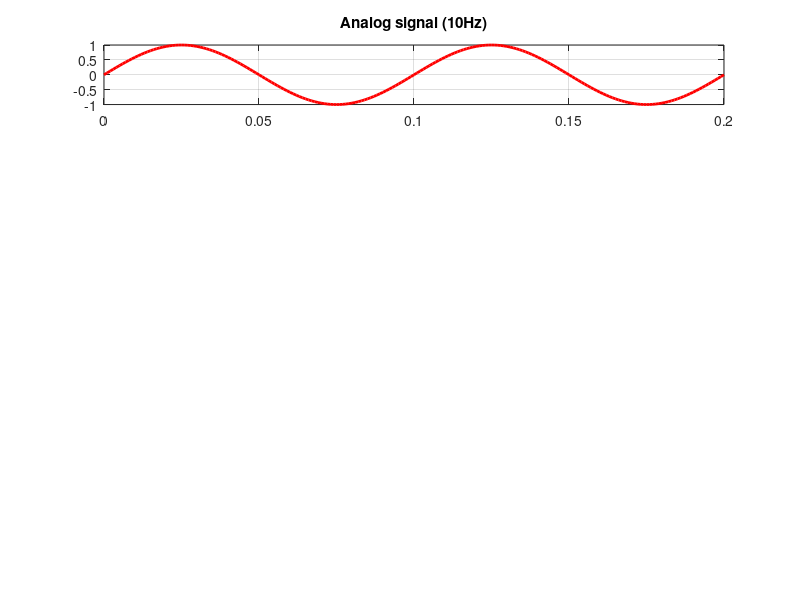

Source code (MATLAB): (Note: this script raises an error after producing the figure.)
clc
clear all;
close all;

%% Analog Signal Generation

t=0:0.001:0.2;
f=10;
A=1;
x=A*sin(2*pi*f*t);
figure(1)

subplot(511)
plot(t,x,'r','Linewidth',2);
title('Analog signal (10Hz)')
grid on

%% Sampling Signal with 20Hz Sampling frequency

fs20=2*f;            % Sampling frequency fs=20Hz
ts20=0:1/fs20:0.2;
xs20=A*sin(2*pi*f*ts20);

figure(2)
%figure(1)
subplot();
stem(ts20,xs20,'Linewidth',2);
title('Sampling signal (20Hz)')
hold on
plot(t,x,'r--','Linewidth',0.5);
grid on

%% Interpolation
% figure (3)
% ti20=0:1/200:0.2;    % Interpolate values for every 1/200 second
% xi20=interp1(ts20,xs20,ti20,'spline')
% stem(ts20,xs20);
% hold on
% plot(ti20,xi20);
% title('Sampling signal (20Hz) | Interpolate by 0.005 s')
% grid on

%% Interpolation 1/20
figure (3)
ti20=0:1/20:0.2;    % Interpolate values for every 1/20 second
xi20=interp1(ts20,xs20,ti20,'spline')
stem(ts20,xs20);
hold on
subplot(512)
plot(ti20,xi20);
title('Sampling signal (20Hz) | Interpolate by 1/20 s')
grid on

%% Sampling Signal with 50Hz Sampling frequency

fs50=5*f;            % Sampling frequency fs=50Hz
ts50=0:1/fs50:0.2;
xs50=A*sin(2*pi*f*ts50);
ti50=0:1/fs50:0.2; % Interpolate at the sampling frequency
xi50=interp1(ts50,xs50,ti50,'spline')
figure(1)
plot(513);
stem(ts50,xs50);
hold on
plot(ti50,xi50);
title('Sampling signal (50Hz)')
grid on

%% Sampling Signal with 100Hz Sampling frequency

fs100=10*f;            % Sampling frequency fs=100Hz
ts100=0:1/fs100:0.2;
xs100=A*sin(2*pi*f*ts100);
ti100=0:1/500:0.2;
xi100=interp1(ts100,xs100,ti100,'spline')
figure(1)
plot(514);
stem(ts100,xs100);
hold on
plot(ti100,xi100);
title('Sampling signal (100Hz)')
grid on

%% Sampling Signal with 10Hz Sampling frequency

fs10=f;            % Sampling frequency fs=10Hz
ts10=0:1/fs10:0.2;
xs10=A*sin(2*pi*f*ts10);
ti10=0:1/fs10:0.2;
xi10=interp1(ts10,xs10,ti10,'spline')
figure(1)
subplot(515);
stem(ts10,xs10);
hold on
plot(ti10,xi10);
title('Sampling signal (10Hz)')
grid on

%% Comparison with Original Signal

figure(3)

subplot(221);
stem(ts20,xs20);
hold on
plot(ts20,xi20,'Linewidth',2);
hold on
plot(t,x,'r--','Linewidth',0.5)
title('Sampling signal (20Hz)')
grid on

subplot(222);
stem(ts50,xs50);
hold on
plot(ts50,xi50,'Linewidth',2);
hold on
plot(t,x,'r--','Linewidth',0.5)
title('Sampling signal (50Hz)')
grid on

subplot(223);
stem(ts100,xs100);
hold on
plot(ts100,xi100,'Linewidth',2);
hold on
plot(t,x,'r--','Linewidth',0.5)
title('Sampling signal (100Hz)')
grid on

subplot(224);
stem(ts10,xs10);
hold on
plot(ts10,xi10,'Linewidth',2);
hold on
plot(t,x,'r--','Linewidth',0.5)
title('Sampling signal (10Hz)')
grid on

%% Sampling Frequency Verification

f1=10;
f2=50;
f3=100;
t=0:0.001:0.2
y = sin(2*pi*f1*t) + sin(2*pi*f2*t) + sin(2*pi*f3*t);
figure(4)
subplot(311)
plot(t,y)
title('Given Signal')
grid on


fsD=2*f3;            % Sampling frequency fs=200Hz
tsD=0:1/fsD:0.2;
ysD = sin(2*pi*f1*tsD) + sin(2*pi*f2*tsD) + sin(2*pi*f3*tsD);
tiD=0:1/fsD:0.2;
yiD=interp1(tsD,ysD,tiD,'spline')
figure(4)
subplot(312);
stem(tsD,ysD);
title('Sampling signal (200Hz)')
grid on
subplot(313)
stem(tsD,ysD);
hold on
plot(tiD,yiD);
title('Interpolated signal (200Hz)')
grid on
ylim([-3 3])

%% Test Case with 50Hz

f1=10;
f2=50;
f3=100;
t=0:0.001:0.2
y = sin(2*pi*f1*t) + sin(2*pi*f2*t) + sin(2*pi*f3*t);
figure(4)
subplot(311)
plot(t,y)
title('Given Signal')
grid on


fsD=50;            % Sampling frequency fs=50Hz
tsD=0:1/fsD:0.2;
ysD = sin(2*pi*f1*tsD) + sin(2*pi*f2*tsD) + sin(2*pi*f3*tsD);
tiD=0:1/fsD:0.2;
yiD=interp1(tsD,ysD,tiD,'spline')
figure(4)
subplot(312);
stem(tsD,ysD);
title('Sampling signal (50Hz)')
grid on
subplot(313)
stem(tsD,ysD);
hold on
plot(tiD,yiD);
title('Interpolated signal (50Hz)')
grid on
xlim([0 0.1])

%% Test Case with 1000Hz

f1=10;
f2=50;
f3=100;
t=0:0.001:0.2
y = sin(2*pi*f1*t) + sin(2*pi*f2*t) + sin(2*pi*f3*t);
figure(4)
subplot(211)
plot(t,y)


fsD=1000;            % Sampling frequency fs=1000Hz
tsD=0:1/fsD:0.2;
ysD = sin(2*pi*f1*tsD) + sin(2*pi*f2*tsD) + sin(2*pi*f3*tsD);
tiD = 0:1/10000:0.2
yiD=interp1(tsD,ysD,tiD,'spline')
figure(4)
subplot(212);
stem(tsD,ysD);
hold on
plot(tiD,yiD);
title('Sampling signal (100Hz)')
grid on

%% Test Case with 50Hz

f1=10;
f2=50;
f3=100;
t=0:0.001:0.2
y = sin(2*pi*f1*t) + sin(2*pi*f2*t) + sin(2*pi*f3*t);
figure(4)
subplot(311)
plot(t,y)
title('Given Signal')
grid on


fsD=1000;            % Sampling frequency fs=1KHz
tsD=0:1/fsD:0.2;
ysD = sin(2*pi*f1*tsD) + sin(2*pi*f2*tsD) + sin(2*pi*f3*tsD);
tiD=0:1/fsD:0.2;
yiD=interp1(tsD,ysD,tiD,'spline')
figure(4)
subplot(312);
stem(tsD,ysD);
title('Sampling signal (1KHz)')
grid on
subplot(313)
stem(tsD,ysD);
hold on
plot(tiD,yiD);
title('Interpolated signal (1KHz)')
grid on
xlim([0 0.1])
